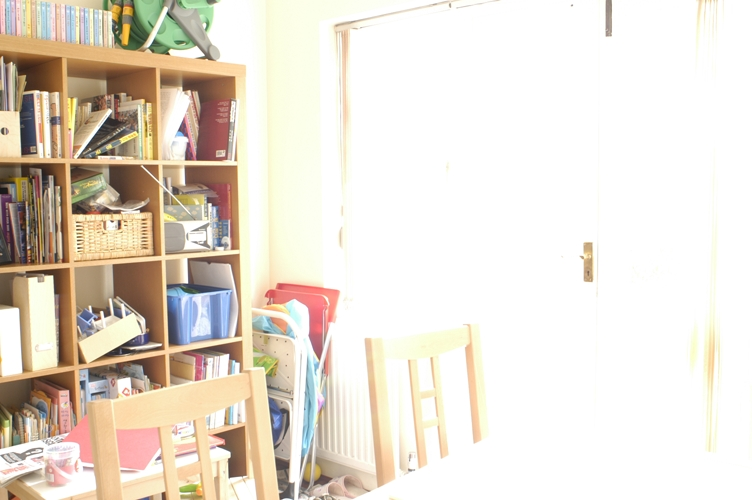
%> input picture HW3_test_image/house.jpg, 752 x 500 px; the run also reads 1 picture not shown here
$ octave hw03_HSV.m   (GNU Octave 9; MATLAB toolbox functions it lacks are replaced by stand-ins)
%> lines starting %> are read from the running program, lines starting %| are printed output that depends on the picture
clear
clc
img_rgb=imread('house.jpg');
%> img_rgb is the input picture: size 500x752x3 uint8; mean R, G, B 230.5, 222, 210.3
img_hsv_enhanced=color_enhment(img_rgb,10);
%> in rgbtohsi, `Hue(B>G)=360-Hue(B>G);`:
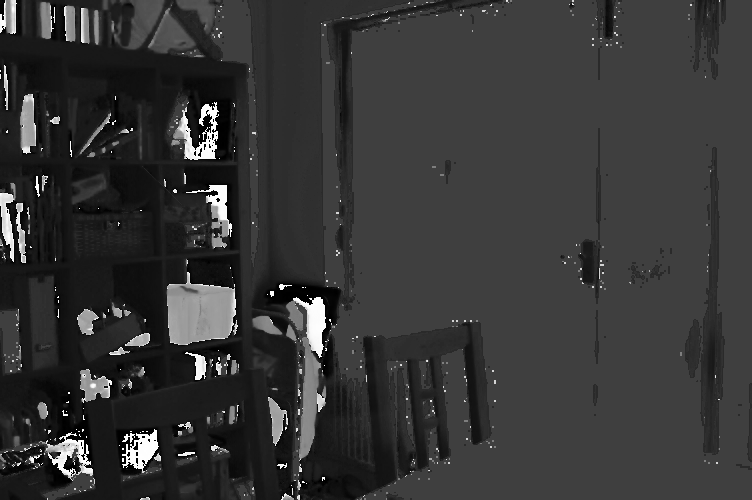
%> Hue: size 500x752 double; min 0.111, max 359.6, mean 77.4; drawn with min black and max white

img_rgb=imread('kitchen.jpg');
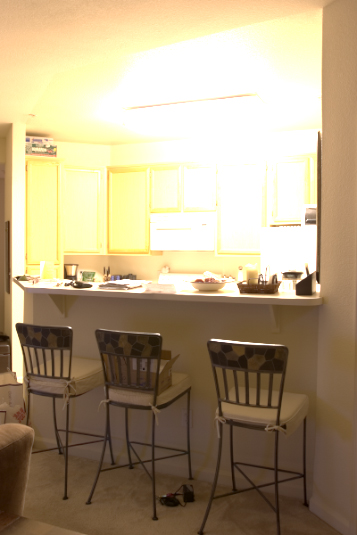
%> input picture HW3_test_image/kitchen.jpg, 357 x 535 px
%> img_rgb is the input picture: size 535x357x3 uint8; mean R, G, B 177.4, 160.1, 129.1
img_hsv_enhanced=color_enhment(img_rgb,20);
%> in rgbtohsi (call 2), `Hue(B>G)=360-Hue(B>G);`:
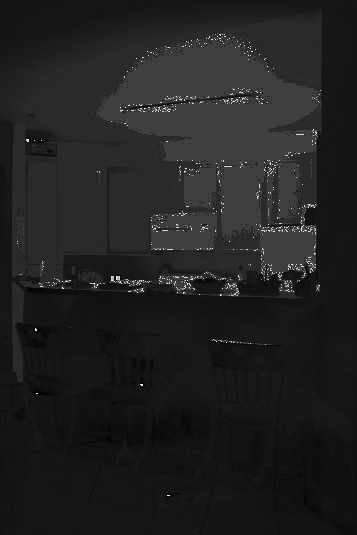
%> Hue: size 535x357 double; min 0.216, max 358.7, mean 47.2; drawn with min black and max white

img_rgb=imread('aloe.jpg');
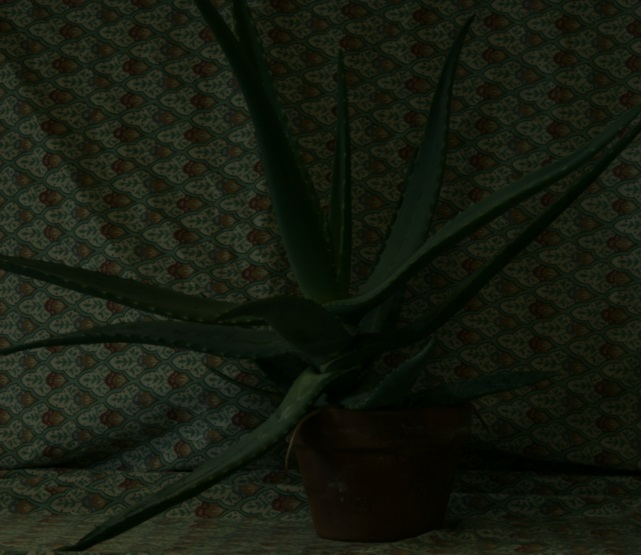
%> input picture HW3_test_image/aloe.jpg, 641 x 555 px
%> img_rgb is the input picture: size 555x641x3 uint8; mean R, G, B 21.4, 26.5, 14.8
img_hsv_enhanced=color_enhment(img_rgb,7);

img_rgb=imread('church.jpg');
img_hsv_enhanced=color_enhment(img_rgb,3);


function [img_hsv_enhanced]=color_enhment(img_rgb,m)

img_hsv = rgbtohsi(img_rgb);
%> in rgbtohsi (call 3), `numer=1/2*((R-G)+(R-B));`:
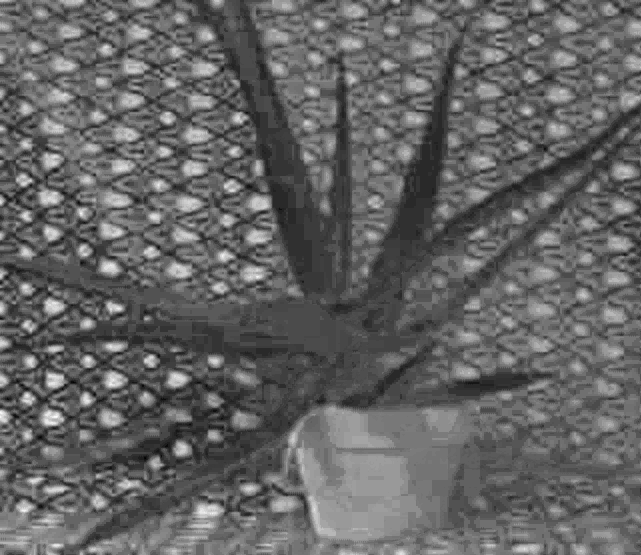
%> numer: size 555x641 double; min -0.049, max 0.0843, mean 0.00316; drawn with min black and max white
%> in rgbtohsi (call 3), `denumer=((R-G).^2+((R-B).*(G-B))).^0.5;`:
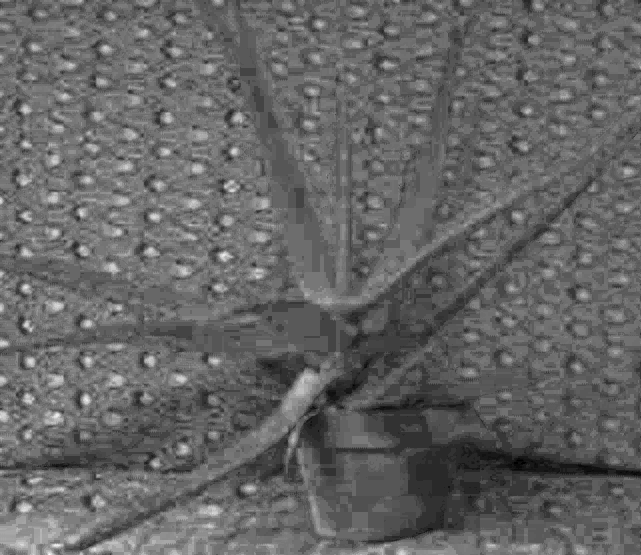
%> denumer: size 555x641 double; min 0, max 0.11, mean 0.0437; drawn with min black and max white
%> in rgbtohsi (call 3), `Hue=acosd(numer./(denumer+0.000001));`:
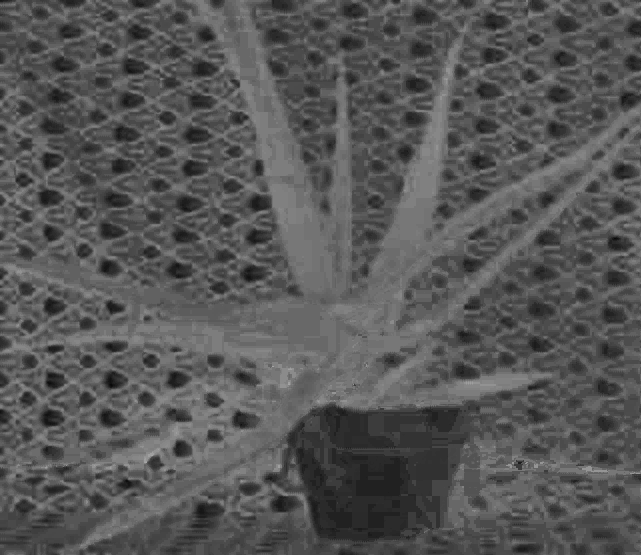
%> Hue: size 555x641 double; min 8.95, max 166.1, mean 87

h_channel = img_hsv(:,:,1);
s_channel = img_hsv(:,:,2);
v_channel = img_hsv(:,:,3);

%enhancement in Saturation.
s_channel = s_channel * m;

img_hsv_enhanced = cat(3,h_channel,s_channel,v_channel);
img_rgb_enhanced = hsv2rgb(img_hsv_enhanced);

figure
subplot(1,3,1);imshow(img_rgb);title('Original RGB Image');
subplot(1,3,2);imshow(img_hsv_enhanced);title('HSV image');
subplot(1,3,3);imshow(img_rgb_enhanced);title('RGB Image');

end

function [HSI]=rgbtohsi(img_rgb)

%Represent the RGB image in [0 1] range
I=double(img_rgb)/255;

R=I(:,:,1);
G=I(:,:,2);
B=I(:,:,3);

%Hue
numer=1/2*((R-G)+(R-B));
denumer=((R-G).^2+((R-B).*(G-B))).^0.5;

%To avoid divide by zero exception add a small number in the denominator
Hue=acosd(numer./(denumer+0.000001));

%If B>G then H= 360-Theta
Hue(B>G)=360-Hue(B>G);

%Normalize to the range [0 1]
Hue=Hue/360;

%Saturation
Satur=1- (3./(sum(I,3)+0.000001)).*min(I,[],3);


%Intensity
Intsy=sum(I,3)./3;


%HSI
HSI=zeros(size(img_rgb));
HSI(:,:,1)=Hue;
HSI(:,:,2)=Satur;
HSI(:,:,3)=Intsy;

end
